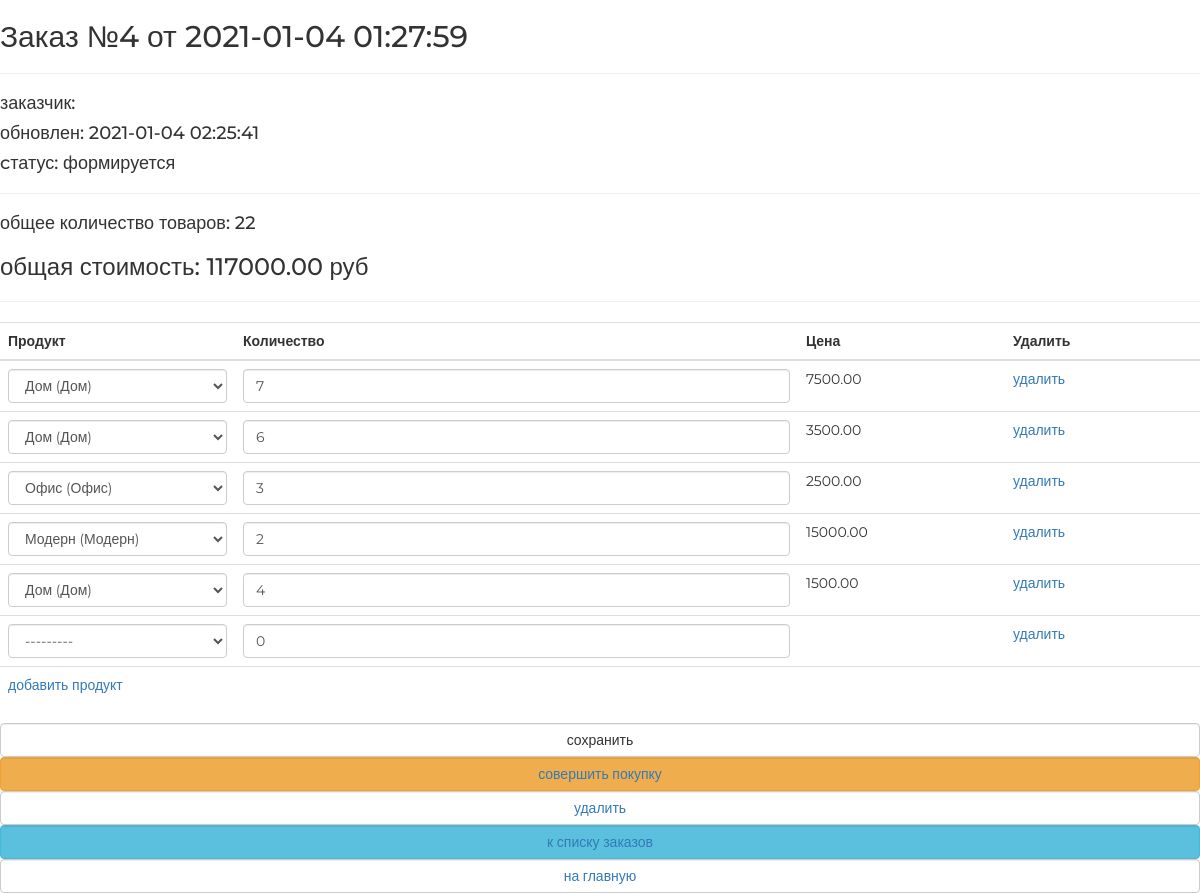
Page /order/edit/4/ on the committed database.
### ordersapp/models.py (models this page shows, shortened)
class Order(models.Model):
    FORMING = "FM"
    SENT_TO_PROCEED = "STP"
    PROCEEDED = "PRO"
    PAID = "PD"
    READY = "RDY"
    CANCEL = "CNC"
    ORDER_STATUSES =(
        (FORMING,"формируется"),
        (SENT_TO_PROCEED,"отправлен в обработку"),
        (PROCEEDED, "обработан"),
        (PAID,"оплачен"),
        (READY,"готов"),
        (CANCEL,"отменен")
    )
    user = models.ForeignKey(settings.AUTH_USER_MODEL, on_delete=models.CASCADE,verbose_name="пользователь")
    status = models.CharField(max_length=3,choices=ORDER_STATUSES,default=FORMING,verbose_name="статус")
    is_active = models.BooleanField(default=True,verbose_name="активен")
    created = models.DateTimeField(auto_now_add=True,verbose_name="дата создание заказа")
    updated = models.DateTimeField(auto_now=True,verbose_name="дата обновления заказа")
    @property
    def get_total_quantity(self):
        _items = self.orderitems.select_related()
        _total_quantity = sum(list(map(lambda x:x.quantity, _items)))
        return _total_quantity
    @property
    def get_total_cost(self):
        _items = self.orderitems.select_related()
        _total_cost = sum(list(map(lambda x:x.product_cost, _items)))
        return _total_cost

class OrderItem(models.Model):
    order = models.ForeignKey(Order,on_delete=models.CASCADE,verbose_name="заказ",related_name="orderitems")
    product = models.ForeignKey(Product,on_delete=models.CASCADE,verbose_name="продукт")
    quantity = models.PositiveIntegerField(default=0,verbose_name="количество")
    @property
    def product_cost(self):
        return self.product.price * self.quantity

### mainapp/models.py (models this page shows)
class Product(models.Model):
    category = models.ForeignKey(ProductCategory, on_delete=models.CASCADE, verbose_name="Категория")
    name = models.CharField(max_length=128, verbose_name="Название")
    image = models.ImageField(upload_to="products_images", blank=True, verbose_name="Картинка")
    short_desc = models.CharField(max_length=128, verbose_name="Краткое описание")
    description = models.TextField(verbose_name="Описание", blank=True)
    price = models.DecimalField(max_digits=8, decimal_places=2, default=0, verbose_name="Цена")
    quantity = models.PositiveSmallIntegerField(default=0, verbose_name="Количество")
    is_active = models.BooleanField(default=True, verbose_name="активна")
    def __str__(self):
        return f" {self.category} ({self.category.name})"

### ordersapp/views.py (the view, shortened to what this page needs)
# urls.py: path('edit/<int:pk>/', ordersapp.OrderUpdateView.as_view(), name="order_update"),
class OrderUpdateView(UpdateView):
    model = Order
    fields = []
    success_url = reverse_lazy("order:orders")
    def get_context_data(self, **kwargs):
        data = super().get_context_data(**kwargs)
        OrderFormSet = inlineformset_factory(Order, OrderItem, form=OrderItemForm, extra=1)
        if self.request.POST:
            formset = OrderFormSet(self.request.POST, instance=self.object)
        else:
            formset = OrderFormSet( instance=self.object)
            for form in formset.forms:
                product = Product.objects.filter(pk=form.instance.product_id)
                if product:
                    form.initial["price"] = product.first().price
        data["orderitems"] = formset
        return data

### mainapp/context_processors.py (called while the page is built)
def basket(request):
    basket_item = []
    if request.user.is_authenticated:
        basket_item = Basket.objects.filter(user=request.user)
    return {
        "basket": basket_item
    }

### mainapp/models.py (called while the page is built)
    def __str__(self):
        return self.name

### ordersapp/templates/ordersapp/order_form.html (shortened to what this page needs)
{% extends "ordersapp/base.html" %}
{% load static %}
{% block content %}
   {% include 'ordersapp/includes/inc_order_summary.html' %}
   <div class="order_form">
       <form action="" method="post">
           <table class="table">
               {% for form in orderitems.forms %}
                   {% if forloop.first %}
                       <thead>
                       <tr>
                           {% for field in form.visible_fields %}
                               <th class="{% cycle 'td1' 'td2' 'td3' 'td4' %} order formset_td">
                                   {{ field.label|capfirst }}
                               </th>
                           {% endfor %}
                       </tr>
                       </thead>
                   {% endif %}
                   <tr class="formset_row">
                       {% for field in form.visible_fields %}
                           <td class="{% cycle 'td1' 'td2' 'td3' 'td4' %} order formset_td">
                               {% if field.name == "price" %}
                                   {% if field.value %}
                                   <span class="orderitems-{{ forloop.parentloop.counter0 }}-price">{{field.value}}</span>
                                   {% endif%}
                               {% else %}
                                   {{ field }}
                               {% endif %}
                           </td>
                       {% endfor %}
                   </tr>
               {% endfor %}
           </table>
           <button type="submit" value="сохранить" class="btn btn-default btn-round form-control last">сохранить</button>
           {% include 'ordersapp/includes/inc_order_actions.html' %}
       </form>
   </div>
{% endblock %}

### ordersapp/templates/ordersapp/includes/inc_order_summary.html (shortened to what this page needs)
{% if object %}
   <div class="h2">Заказ №{{ object.pk }} от {{ object.created|date:"Y-m-d H:i:s" }}</div>
   <hr>
   <div class="h4">заказчик: {{ user.last_name }} {{ user.first_name }} </div>
   <div class="h4">обновлен: {{ object.updated|date:"Y-m-d H:i:s" }}</div>
   <div class="h4">cтатус: {{ object.get_status_display }}</div>
   <hr>
   <div class="h4">
       общее количество товаров: <span class="order_total_quantity">{{ object.get_total_quantity }}</span>
   </div>
   <div class="h3">
       общая стоимость: <span class="order_total_cost">{{ object.get_total_cost }}</span> руб
   </div>
{% endif %}
<hr>

### static/style.css (style rules this page uses)
* { margin: 0; padding: 0; }
body { font-family: 'Montserrat', sans-serif; }
html, body { height: 100%; }
table { width: 100%; }
td:first-child { width: 235px; }

### rows in the picture
Order: pk "4", created "2021-01-04 01:27:59", updated "2021-01-04 02:25:41", status "формируется", get_total_quantity "22", get_total_cost "117000.00"
Product: value "7500.00"
Product: value "3500.00"
Product: value "2500.00"
Product: value "15000.00"
Product: value "1500.00"

### other values in the picture
{{ field.label|capfirst }} "Продукт" "Количество" "Цена" "Удалить"
